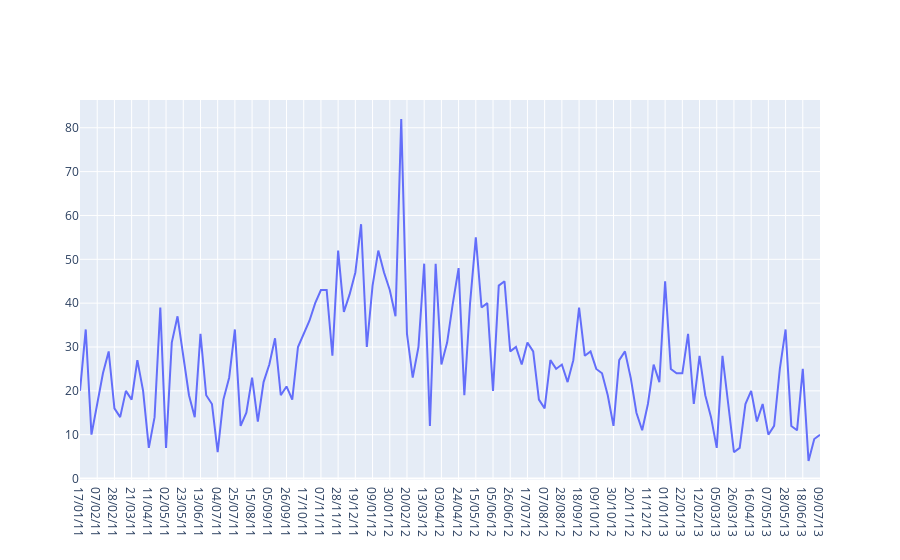

The code cell stored with this chart in its notebook:
### Markdown cell above
## Let us see how sales of a given item in a given store varies in a span of 5 years.
#### lets try to understand , seasonality, noise, treading in the data

### Code cell
def Time_visualization(data):
    store_item_df = data.copy()
    # First, let us filterout the required data
    store_id = 8091   # Some store
    sku_id = 216418    # Some item
    print('Before filter:', store_item_df.shape)
    store_item_df = store_item_df[store_item_df.store_id == store_id]
    store_item_df = store_item_df[store_item_df.sku_id == sku_id]
    print('After filter:', store_item_df.shape)
    #display(store_item_df.head())

    # Let us plot this now
    store_item_ts_data = [go.Scatter(
        x=store_item_df.week,
        y=store_item_df[label_col])]
    py.iplot(store_item_ts_data)
    return store_item_df

store_item_df = Time_visualization(train)

### Figure 1 — Plotly figure (JSON) as saved in the notebook; plotly's stock layout.template omitted (floating-point values rounded to 4 significant figures; data arrays with more than 128 entries replaced by an {"elided": "..."} marker saying what was removed)
{"data": [{"type": "scatter", "x": {"elided": "130 str values"}, "y": {"elided": "130 int values"}}], "layout": {}}
